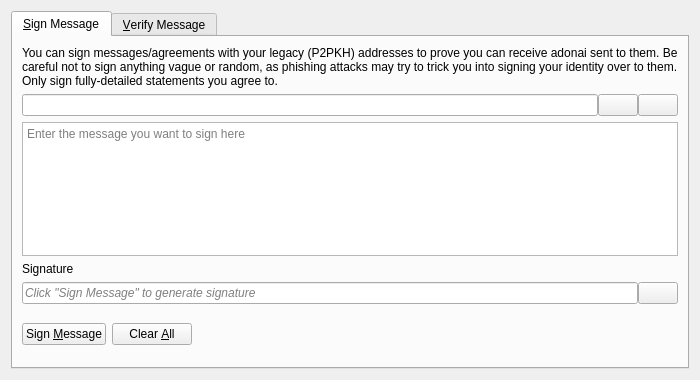
<?xml version="1.0" encoding="UTF-8"?>
<ui version="4.0">
 <class>SignVerifyMessageDialog</class>
 <widget class="QDialog" name="SignVerifyMessageDialog">
  <property name="geometry">
   <rect>
    <x>0</x>
    <y>0</y>
    <width>700</width>
    <height>380</height>
   </rect>
  </property>
  <property name="windowTitle">
   <string>Signatures - Sign / Verify a Message</string>
  </property>
  <property name="modal">
   <bool>true</bool>
  </property>
  <layout class="QVBoxLayout" name="verticalLayout">
   <item>
    <widget class="QTabWidget" name="tabWidget">
     <property name="currentIndex">
      <number>0</number>
     </property>
     <widget class="QWidget" name="tabSignMessage">
      <attribute name="title">
       <string>&amp;Sign Message</string>
      </attribute>
      <layout class="QVBoxLayout" name="verticalLayout_SM">
       <item>
        <widget class="QLabel" name="infoLabel_SM">
         <property name="text">
          <string>You can sign messages/agreements with your legacy (P2PKH) addresses to prove you can receive adonai sent to them. Be careful not to sign anything vague or random, as phishing attacks may try to trick you into signing your identity over to them. Only sign fully-detailed statements you agree to.</string>
         </property>
         <property name="textFormat">
          <enum>Qt::PlainText</enum>
         </property>
         <property name="wordWrap">
          <bool>true</bool>
         </property>
        </widget>
       </item>
       <item>
        <layout class="QHBoxLayout" name="horizontalLayout_1_SM">
         <property name="spacing">
          <number>0</number>
         </property>
         <item>
          <widget class="QValidatedLineEdit" name="addressIn_SM">
           <property name="toolTip">
            <string>The Adonai address to sign the message with</string>
           </property>
          </widget>
         </item>
         <item>
          <widget class="QPushButton" name="addressBookButton_SM">
           <property name="toolTip">
            <string>Choose previously used address</string>
           </property>
           <property name="text">
            <string/>
           </property>
           <property name="icon">
            <iconset resource="../adonai.qrc">
             <normaloff>:/icons/address-book</normaloff>:/icons/address-book</iconset>
           </property>
           <property name="shortcut">
            <string>Alt+A</string>
           </property>
           <property name="autoDefault">
            <bool>false</bool>
           </property>
          </widget>
         </item>
         <item>
          <widget class="QPushButton" name="pasteButton_SM">
           <property name="toolTip">
            <string>Paste address from clipboard</string>
           </property>
           <property name="text">
            <string/>
           </property>
           <property name="icon">
            <iconset resource="../adonai.qrc">
             <normaloff>:/icons/editpaste</normaloff>:/icons/editpaste</iconset>
           </property>
           <property name="shortcut">
            <string>Alt+P</string>
           </property>
           <property name="autoDefault">
            <bool>false</bool>
           </property>
          </widget>
         </item>
        </layout>
       </item>
       <item>
        <widget class="QPlainTextEdit" name="messageIn_SM">
         <property name="toolTip">
          <string>Enter the message you want to sign here</string>
         </property>
         <property name="placeholderText">
          <string>Enter the message you want to sign here</string>
         </property>
        </widget>
       </item>
       <item>
        <widget class="QLabel" name="signatureLabel_SM">
         <property name="text">
          <string>Signature</string>
         </property>
         <property name="textFormat">
          <enum>Qt::PlainText</enum>
         </property>
        </widget>
       </item>
       <item>
        <layout class="QHBoxLayout" name="horizontalLayout_2_SM">
         <property name="spacing">
          <number>0</number>
         </property>
         <item>
          <widget class="QLineEdit" name="signatureOut_SM">
           <property name="placeholderText">
            <string>Click "Sign Message" to generate signature</string>
           </property>
           <property name="font">
            <font>
             <italic>true</italic>
            </font>
           </property>
           <property name="readOnly">
            <bool>true</bool>
           </property>
          </widget>
         </item>
         <item>
          <widget class="QPushButton" name="copySignatureButton_SM">
           <property name="toolTip">
            <string>Copy the current signature to the clipboard</string>
           </property>
           <property name="text">
            <string/>
           </property>
           <property name="icon">
            <iconset resource="../adonai.qrc">
             <normaloff>:/icons/editcopy</normaloff>:/icons/editcopy</iconset>
           </property>
           <property name="autoDefault">
            <bool>false</bool>
           </property>
          </widget>
         </item>
        </layout>
       </item>
       <item>
        <layout class="QHBoxLayout" name="horizontalLayout_3_SM">
         <item>
          <widget class="QPushButton" name="signMessageButton_SM">
           <property name="toolTip">
            <string>Sign the message to prove you own this Adonai address</string>
           </property>
           <property name="text">
            <string>Sign &amp;Message</string>
           </property>
           <property name="icon">
            <iconset resource="../adonai.qrc">
             <normaloff>:/icons/edit</normaloff>:/icons/edit</iconset>
           </property>
           <property name="autoDefault">
            <bool>false</bool>
           </property>
          </widget>
         </item>
         <item>
          <widget class="QPushButton" name="clearButton_SM">
           <property name="toolTip">
            <string>Reset all sign message fields</string>
           </property>
           <property name="text">
            <string>Clear &amp;All</string>
           </property>
           <property name="icon">
            <iconset resource="../adonai.qrc">
             <normaloff>:/icons/remove</normaloff>:/icons/remove</iconset>
           </property>
           <property name="autoDefault">
            <bool>false</bool>
           </property>
          </widget>
         </item>
         <item>
          <spacer name="horizontalSpacer_1_SM">
           <property name="orientation">
            <enum>Qt::Horizontal</enum>
           </property>
           <property name="sizeHint" stdset="0">
            <size>
             <width>40</width>
             <height>48</height>
            </size>
           </property>
          </spacer>
         </item>
         <item>
          <widget class="QLabel" name="statusLabel_SM">
           <property name="font">
            <font>
             <weight>75</weight>
             <bold>true</bold>
            </font>
           </property>
           <property name="text">
            <string/>
           </property>
           <property name="wordWrap">
            <bool>true</bool>
           </property>
          </widget>
         </item>
         <item>
          <spacer name="horizontalSpacer_2_SM">
           <property name="orientation">
            <enum>Qt::Horizontal</enum>
           </property>
           <property name="sizeHint" stdset="0">
            <size>
             <width>40</width>
             <height>48</height>
            </size>
           </property>
          </spacer>
         </item>
        </layout>
       </item>
      </layout>
     </widget>
     <widget class="QWidget" name="tabVerifyMessage">
      <attribute name="title">
       <string>&amp;Verify Message</string>
      </attribute>
      <layout class="QVBoxLayout" name="verticalLayout_VM">
       <item>
        <widget class="QLabel" name="infoLabel_VM">
         <property name="text">
          <string>Enter the receiver's address, message (ensure you copy line breaks, spaces, tabs, etc. exactly) and signature below to verify the message. Be careful not to read more into the signature than what is in the signed message itself, to avoid being tricked by a man-in-the-middle attack. Note that this only proves the signing party receives with the address, it cannot prove sendership of any transaction!</string>
         </property>
         <property name="textFormat">
          <enum>Qt::PlainText</enum>
         </property>
         <property name="alignment">
          <set>Qt::AlignLeading|Qt::AlignLeft|Qt::AlignTop</set>
         </property>
         <property name="wordWrap">
          <bool>true</bool>
         </property>
        </widget>
       </item>
       <item>
        <layout class="QHBoxLayout" name="horizontalLayout_1_VM">
         <property name="spacing">
          <number>0</number>
         </property>
         <item>
          <widget class="QValidatedLineEdit" name="addressIn_VM">
           <property name="toolTip">
            <string>The Adonai address the message was signed with</string>
           </property>
          </widget>
         </item>
         <item>
          <widget class="QPushButton" name="addressBookButton_VM">
           <property name="toolTip">
            <string>Choose previously used address</string>
           </property>
           <property name="text">
            <string/>
           </property>
           <property name="icon">
            <iconset resource="../adonai.qrc">
             <normaloff>:/icons/address-book</normaloff>:/icons/address-book</iconset>
           </property>
           <property name="shortcut">
            <string>Alt+A</string>
           </property>
           <property name="autoDefault">
            <bool>false</bool>
           </property>
          </widget>
         </item>
        </layout>
       </item>
       <item>
        <widget class="QPlainTextEdit" name="messageIn_VM">
          <property name="toolTip">
            <string>The signed message to verify</string>
          </property>
          <property name="placeholderText">
            <string>The signed message to verify</string>
          </property>
        </widget>
       </item>
       <item>
        <widget class="QValidatedLineEdit" name="signatureIn_VM">
          <property name="toolTip">
            <string>The signature given when the message was signed</string>
          </property>
          <property name="placeholderText">
            <string>The signature given when the message was signed</string>
          </property>
        </widget>
       </item>
       <item>
        <layout class="QHBoxLayout" name="horizontalLayout_2_VM">
         <item>
          <widget class="QPushButton" name="verifyMessageButton_VM">
           <property name="toolTip">
            <string>Verify the message to ensure it was signed with the specified Adonai address</string>
           </property>
           <property name="text">
            <string>Verify &amp;Message</string>
           </property>
           <property name="icon">
            <iconset resource="../adonai.qrc">
             <normaloff>:/icons/transaction_0</normaloff>:/icons/transaction_0</iconset>
           </property>
           <property name="autoDefault">
            <bool>false</bool>
           </property>
          </widget>
         </item>
         <item>
          <widget class="QPushButton" name="clearButton_VM">
           <property name="toolTip">
            <string>Reset all verify message fields</string>
           </property>
           <property name="text">
            <string>Clear &amp;All</string>
           </property>
           <property name="icon">
            <iconset resource="../adonai.qrc">
             <normaloff>:/icons/remove</normaloff>:/icons/remove</iconset>
           </property>
           <property name="autoDefault">
            <bool>false</bool>
           </property>
          </widget>
         </item>
         <item>
          <spacer name="horizontalSpacer_1_VM">
           <property name="orientation">
            <enum>Qt::Horizontal</enum>
           </property>
           <property name="sizeHint" stdset="0">
            <size>
             <width>40</width>
             <height>48</height>
            </size>
           </property>
          </spacer>
         </item>
         <item>
          <widget class="QLabel" name="statusLabel_VM">
           <property name="font">
            <font>
             <weight>75</weight>
             <bold>true</bold>
            </font>
           </property>
           <property name="text">
            <string/>
           </property>
           <property name="wordWrap">
            <bool>true</bool>
           </property>
          </widget>
         </item>
         <item>
          <spacer name="horizontalSpacer_2_VM">
           <property name="orientation">
            <enum>Qt::Horizontal</enum>
           </property>
           <property name="sizeHint" stdset="0">
            <size>
             <width>40</width>
             <height>48</height>
            </size>
           </property>
          </spacer>
         </item>
        </layout>
       </item>
      </layout>
     </widget>
    </widget>
   </item>
  </layout>
 </widget>
 <customwidgets>
  <customwidget>
   <class>QValidatedLineEdit</class>
   <extends>QLineEdit</extends>
   <header>qt/qvalidatedlineedit.h</header>
  </customwidget>
 </customwidgets>
 <resources>
  <include location="../adonai.qrc"/>
 </resources>
 <connections/>
</ui>
